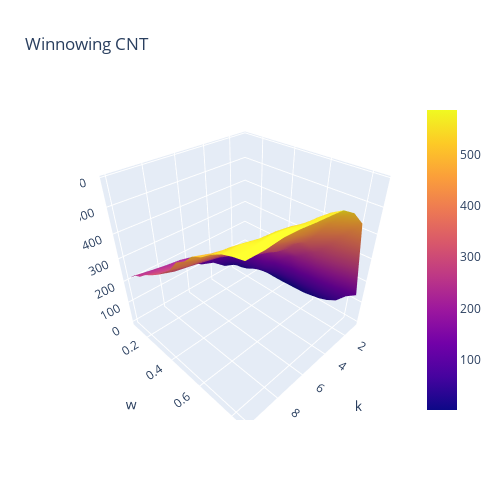

Write notebook code for a chart like this one.
### Code cell
fig = go.Figure(data=[go.Surface(z=cnts, x=ks, y=ts)])
fig.update_layout(title='Winnowing CNT', autosize=False,
                  width=500, height=500, scene = dict(
                    yaxis_title='w',
                    xaxis_title='k',
                    zaxis_title='f1'))

### Figure 1 — Plotly figure (JSON) as saved in the notebook; plotly's stock layout.template omitted (floating-point values rounded to 4 significant figures; data arrays with more than 128 entries replaced by an {"elided": "..."} marker saying what was removed)
{"data": [{"type": "surface", "x": [1, 2, 3, 4, 5, 6, 7, 8, 9, 10], "y": [0.1, 0.15, 0.2, 0.25, 0.3, 0.35, 0.4, 0.45, 0.5, 0.55, 0.6, 0.65, 0.7, 0.75, 0.8, 0.85], "z": {"elided": "16x10 int values"}}], "layout": {"autosize": false, "height": 500, "scene": {"xaxis": {"title": {"text": "k"}}, "yaxis": {"title": {"text": "w"}}, "zaxis": {"title": {"text": "f1"}}}, "title": {"text": "Winnowing CNT"}, "width": 500}}
